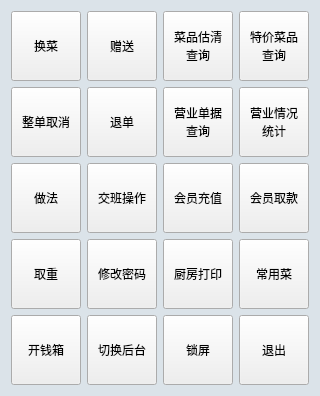
      <widget class="QFrame" name="frame">
       <property name="styleSheet">
        <string notr="true">QFrame{
background:#dbe3e9;border:0px;
}</string>
       </property>
       <property name="frameShape">
        <enum>QFrame::NoFrame</enum>
       </property>
       <property name="frameShadow">
        <enum>QFrame::Plain</enum>
       </property>
       <property name="lineWidth">
        <number>0</number>
       </property>
       <layout class="QGridLayout" name="gridLayout">
        <item row="3" column="0">
         <widget class="QPushButton" name="pushButton_takeweight">
          <property name="sizePolicy">
           <sizepolicy hsizetype="Minimum" vsizetype="Expanding">
            <horstretch>0</horstretch>
            <verstretch>0</verstretch>
           </sizepolicy>
          </property>
          <property name="minimumSize">
           <size>
            <width>70</width>
            <height>70</height>
           </size>
          </property>
          <property name="maximumSize">
           <size>
            <width>70</width>
            <height>70</height>
           </size>
          </property>
          <property name="focusPolicy">
           <enum>Qt::NoFocus</enum>
          </property>
          <property name="styleSheet">
           <string notr="true"/>
          </property>
          <property name="text">
           <string>取重</string>
          </property>
          <property name="outer_stylesheet" stdset="0">
           <string>pushbutton</string>
          </property>
         </widget>
        </item>
        <item row="4" column="0">
         <widget class="QPushButton" name="pushButton_sys_kaiqianxiang">
          <property name="sizePolicy">
           <sizepolicy hsizetype="Expanding" vsizetype="Expanding">
            <horstretch>0</horstretch>
            <verstretch>0</verstretch>
           </sizepolicy>
          </property>
          <property name="minimumSize">
           <size>
            <width>70</width>
            <height>70</height>
           </size>
          </property>
          <property name="maximumSize">
           <size>
            <width>70</width>
            <height>70</height>
           </size>
          </property>
          <property name="font">
           <font>
            <weight>50</weight>
            <bold>false</bold>
           </font>
          </property>
          <property name="focusPolicy">
           <enum>Qt::NoFocus</enum>
          </property>
          <property name="styleSheet">
           <string notr="true"/>
          </property>
          <property name="text">
           <string>开钱箱</string>
          </property>
          <property name="outer_stylesheet" stdset="0">
           <string>pushbutton</string>
          </property>
         </widget>
        </item>
        <item row="0" column="0">
         <widget class="QPushButton" name="pushButton_change">
          <property name="sizePolicy">
           <sizepolicy hsizetype="Expanding" vsizetype="Expanding">
            <horstretch>0</horstretch>
            <verstretch>0</verstretch>
           </sizepolicy>
          </property>
          <property name="minimumSize">
           <size>
            <width>70</width>
            <height>70</height>
           </size>
          </property>
          <property name="maximumSize">
           <size>
            <width>70</width>
            <height>70</height>
           </size>
          </property>
          <property name="font">
           <font>
            <weight>50</weight>
            <bold>false</bold>
           </font>
          </property>
          <property name="focusPolicy">
           <enum>Qt::NoFocus</enum>
          </property>
          <property name="styleSheet">
           <string notr="true"/>
          </property>
          <property name="text">
           <string>换菜</string>
          </property>
          <property name="outer_stylesheet" stdset="0">
           <string>pushbutton</string>
          </property>
         </widget>
        </item>
        <item row="3" column="1">
         <widget class="QPushButton" name="pushButton_sys_xiugaimima">
          <property name="sizePolicy">
           <sizepolicy hsizetype="Expanding" vsizetype="Expanding">
            <horstretch>0</horstretch>
            <verstretch>0</verstretch>
           </sizepolicy>
          </property>
          <property name="minimumSize">
           <size>
            <width>70</width>
            <height>70</height>
           </size>
          </property>
          <property name="maximumSize">
           <size>
            <width>70</width>
            <height>70</height>
           </size>
          </property>
          <property name="font">
           <font>
            <weight>50</weight>
            <bold>false</bold>
           </font>
          </property>
          <property name="focusPolicy">
           <enum>Qt::NoFocus</enum>
          </property>
          <property name="styleSheet">
           <string notr="true"/>
          </property>
          <property name="text">
           <string>修改密码</string>
          </property>
          <property name="outer_stylesheet" stdset="0">
           <string>pushbutton</string>
          </property>
         </widget>
        </item>
        <item row="1" column="1">
         <widget class="QPushButton" name="pushButton_exitbill">
          <property name="sizePolicy">
           <sizepolicy hsizetype="Expanding" vsizetype="Expanding">
            <horstretch>0</horstretch>
            <verstretch>0</verstretch>
           </sizepolicy>
          </property>
          <property name="minimumSize">
           <size>
            <width>70</width>
            <height>70</height>
           </size>
          </property>
          <property name="maximumSize">
           <size>
            <width>70</width>
            <height>70</height>
           </size>
          </property>
          <property name="font">
           <font>
            <weight>50</weight>
            <bold>false</bold>
           </font>
          </property>
          <property name="focusPolicy">
           <enum>Qt::NoFocus</enum>
          </property>
          <property name="styleSheet">
           <string notr="true"/>
          </property>
          <property name="text">
           <string>退单</string>
          </property>
          <property name="outer_stylesheet" stdset="0">
           <string>pushbutton</string>
          </property>
         </widget>
        </item>
        <item row="3" column="3">
         <widget class="QPushButton" name="pushButton_sys_changyongcai">
          <property name="sizePolicy">
           <sizepolicy hsizetype="Expanding" vsizetype="Expanding">
            <horstretch>0</horstretch>
            <verstretch>0</verstretch>
           </sizepolicy>
          </property>
          <property name="minimumSize">
           <size>
            <width>70</width>
            <height>70</height>
           </size>
          </property>
          <property name="maximumSize">
           <size>
            <width>70</width>
            <height>70</height>
           </size>
          </property>
          <property name="font">
           <font>
            <weight>50</weight>
            <bold>false</bold>
           </font>
          </property>
          <property name="focusPolicy">
           <enum>Qt::NoFocus</enum>
          </property>
          <property name="styleSheet">
           <string notr="true"/>
          </property>
          <property name="text">
           <string>常用菜</string>
          </property>
          <property name="outer_stylesheet" stdset="0">
           <string>pushbutton</string>
          </property>
         </widget>
        </item>
        <item row="0" column="2">
         <widget class="QPushButton" name="pushButton_sys_guqing">
          <property name="sizePolicy">
           <sizepolicy hsizetype="Expanding" vsizetype="Expanding">
            <horstretch>0</horstretch>
            <verstretch>0</verstretch>
           </sizepolicy>
          </property>
          <property name="minimumSize">
           <size>
            <width>70</width>
            <height>70</height>
           </size>
          </property>
          <property name="maximumSize">
           <size>
            <width>70</width>
            <height>70</height>
           </size>
          </property>
          <property name="font">
           <font>
            <weight>50</weight>
            <bold>false</bold>
           </font>
          </property>
          <property name="focusPolicy">
           <enum>Qt::NoFocus</enum>
          </property>
          <property name="styleSheet">
           <string notr="true"/>
          </property>
          <property name="text">
           <string>菜品估清
查询</string>
          </property>
          <property name="outer_stylesheet" stdset="0">
           <string>pushbutton</string>
          </property>
         </widget>
        </item>
        <item row="4" column="1">
         <widget class="QPushButton" name="pushButton_sys_jiuloumoshi">
          <property name="sizePolicy">
           <sizepolicy hsizetype="Expanding" vsizetype="Expanding">
            <horstretch>0</horstretch>
            <verstretch>0</verstretch>
           </sizepolicy>
          </property>
          <property name="minimumSize">
           <size>
            <width>70</width>
            <height>70</height>
           </size>
          </property>
          <property name="maximumSize">
           <size>
            <width>70</width>
            <height>70</height>
           </size>
          </property>
          <property name="font">
           <font>
            <weight>50</weight>
            <bold>false</bold>
           </font>
          </property>
          <property name="focusPolicy">
           <enum>Qt::NoFocus</enum>
          </property>
          <property name="styleSheet">
           <string notr="true"/>
          </property>
          <property name="text">
           <string>切换后台</string>
          </property>
          <property name="outer_stylesheet" stdset="0">
           <string>pushbutton</string>
          </property>
         </widget>
        </item>
        <item row="0" column="3">
         <widget class="QPushButton" name="pushButton_sys_tejia">
          <property name="sizePolicy">
           <sizepolicy hsizetype="Expanding" vsizetype="Expanding">
            <horstretch>0</horstretch>
            <verstretch>0</verstretch>
           </sizepolicy>
          </property>
          <property name="minimumSize">
           <size>
            <width>70</width>
            <height>70</height>
           </size>
          </property>
          <property name="maximumSize">
           <size>
            <width>70</width>
            <height>70</height>
           </size>
          </property>
          <property name="font">
           <font>
            <weight>50</weight>
            <bold>false</bold>
           </font>
          </property>
          <property name="focusPolicy">
           <enum>Qt::NoFocus</enum>
          </property>
          <property name="styleSheet">
           <string notr="true"/>
          </property>
          <property name="text">
           <string>特价菜品
查询</string>
          </property>
          <property name="outer_stylesheet" stdset="0">
           <string>pushbutton</string>
          </property>
         </widget>
        </item>
        <item row="4" column="2">
         <widget class="QPushButton" name="pushButton_sys_suoping">
          <property name="sizePolicy">
           <sizepolicy hsizetype="Expanding" vsizetype="Expanding">
            <horstretch>0</horstretch>
            <verstretch>0</verstretch>
           </sizepolicy>
          </property>
          <property name="minimumSize">
           <size>
            <width>70</width>
            <height>70</height>
           </size>
          </property>
          <property name="maximumSize">
           <size>
            <width>70</width>
            <height>70</height>
           </size>
          </property>
          <property name="font">
           <font>
            <weight>50</weight>
            <bold>false</bold>
           </font>
          </property>
          <property name="focusPolicy">
           <enum>Qt::NoFocus</enum>
          </property>
          <property name="styleSheet">
           <string notr="true"/>
          </property>
          <property name="text">
           <string>锁屏</string>
          </property>
          <property name="outer_stylesheet" stdset="0">
           <string>pushbutton</string>
          </property>
         </widget>
        </item>
        <item row="0" column="1">
         <widget class="QPushButton" name="pushButton_present">
          <property name="sizePolicy">
           <sizepolicy hsizetype="Expanding" vsizetype="Expanding">
            <horstretch>0</horstretch>
            <verstretch>0</verstretch>
           </sizepolicy>
          </property>
          <property name="minimumSize">
           <size>
            <width>70</width>
            <height>70</height>
           </size>
          </property>
          <property name="maximumSize">
           <size>
            <width>70</width>
            <height>70</height>
           </size>
          </property>
          <property name="font">
           <font>
            <weight>50</weight>
            <bold>false</bold>
           </font>
          </property>
          <property name="focusPolicy">
           <enum>Qt::NoFocus</enum>
          </property>
          <property name="styleSheet">
           <string notr="true"/>
          </property>
          <property name="text">
           <string>赠送</string>
          </property>
          <property name="outer_stylesheet" stdset="0">
           <string>pushbutton</string>
          </property>
         </widget>
        </item>
        <item row="1" column="3">
         <widget class="QPushButton" name="pushButton_sys_yingyeqingkuang">
          <property name="sizePolicy">
           <sizepolicy hsizetype="Expanding" vsizetype="Expanding">
            <horstretch>0</horstretch>
            <verstretch>0</verstretch>
           </sizepolicy>
          </property>
          <property name="minimumSize">
           <size>
            <width>70</width>
            <height>70</height>
           </size>
          </property>
          <property name="maximumSize">
           <size>
            <width>70</width>
            <height>70</height>
           </size>
          </property>
          <property name="font">
           <font>
            <weight>50</weight>
            <bold>false</bold>
           </font>
          </property>
          <property name="focusPolicy">
           <enum>Qt::NoFocus</enum>
          </property>
          <property name="styleSheet">
           <string notr="true">p</string>
          </property>
          <property name="text">
           <string>营业情况
统计</string>
          </property>
          <property name="outer_stylesheet" stdset="0">
           <string>pushbutton</string>
          </property>
         </widget>
        </item>
        <item row="4" column="3">
         <widget class="QPushButton" name="pushButton_tuichu">
          <property name="sizePolicy">
           <sizepolicy hsizetype="Expanding" vsizetype="Expanding">
            <horstretch>0</horstretch>
            <verstretch>0</verstretch>
           </sizepolicy>
          </property>
          <property name="minimumSize">
           <size>
            <width>70</width>
            <height>70</height>
           </size>
          </property>
          <property name="maximumSize">
           <size>
            <width>70</width>
            <height>70</height>
           </size>
          </property>
          <property name="font">
           <font>
            <weight>50</weight>
            <bold>false</bold>
           </font>
          </property>
          <property name="focusPolicy">
           <enum>Qt::NoFocus</enum>
          </property>
          <property name="styleSheet">
           <string notr="true"/>
          </property>
          <property name="text">
           <string>退出</string>
          </property>
          <property name="outer_stylesheet" stdset="0">
           <string>pushbutton</string>
          </property>
         </widget>
        </item>
        <item row="1" column="2">
         <widget class="QPushButton" name="pushButton_sys_yingyedanju">
          <property name="sizePolicy">
           <sizepolicy hsizetype="Expanding" vsizetype="Expanding">
            <horstretch>0</horstretch>
            <verstretch>0</verstretch>
           </sizepolicy>
          </property>
          <property name="minimumSize">
           <size>
            <width>70</width>
            <height>70</height>
           </size>
          </property>
          <property name="maximumSize">
           <size>
            <width>70</width>
            <height>70</height>
           </size>
          </property>
          <property name="font">
           <font>
            <weight>50</weight>
            <bold>false</bold>
           </font>
          </property>
          <property name="focusPolicy">
           <enum>Qt::NoFocus</enum>
          </property>
          <property name="styleSheet">
           <string notr="true"/>
          </property>
          <property name="text">
           <string>营业单据
查询</string>
          </property>
          <property name="outer_stylesheet" stdset="0">
           <string>pushbutton</string>
          </property>
         </widget>
        </item>
        <item row="3" column="2">
         <widget class="QPushButton" name="pushButton_sys_chufangdaying">
          <property name="sizePolicy">
           <sizepolicy hsizetype="Expanding" vsizetype="Expanding">
            <horstretch>0</horstretch>
            <verstretch>0</verstretch>
           </sizepolicy>
          </property>
          <property name="minimumSize">
           <size>
            <width>70</width>
            <height>70</height>
           </size>
          </property>
          <property name="maximumSize">
           <size>
            <width>70</width>
            <height>70</height>
           </size>
          </property>
          <property name="font">
           <font>
            <weight>50</weight>
            <bold>false</bold>
           </font>
          </property>
          <property name="focusPolicy">
           <enum>Qt::NoFocus</enum>
          </property>
          <property name="styleSheet">
           <string notr="true"/>
          </property>
          <property name="text">
           <string>厨房打印</string>
          </property>
          <property name="outer_stylesheet" stdset="0">
           <string>pushbutton</string>
          </property>
         </widget>
        </item>
        <item row="1" column="0">
         <widget class="QPushButton" name="pushButton_allbillcancel">
          <property name="sizePolicy">
           <sizepolicy hsizetype="Expanding" vsizetype="Expanding">
            <horstretch>0</horstretch>
            <verstretch>0</verstretch>
           </sizepolicy>
          </property>
          <property name="minimumSize">
           <size>
            <width>70</width>
            <height>70</height>
           </size>
          </property>
          <property name="maximumSize">
           <size>
            <width>70</width>
            <height>70</height>
           </size>
          </property>
          <property name="font">
           <font>
            <weight>50</weight>
            <bold>false</bold>
           </font>
          </property>
          <property name="focusPolicy">
           <enum>Qt::NoFocus</enum>
          </property>
          <property name="styleSheet">
           <string notr="true"/>
          </property>
          <property name="text">
           <string>整单取消</string>
          </property>
          <property name="outer_stylesheet" stdset="0">
           <string>pushbutton</string>
          </property>
         </widget>
        </item>
        <item row="2" column="0">
         <widget class="QPushButton" name="pushButton_specialcook">
          <property name="sizePolicy">
           <sizepolicy hsizetype="Expanding" vsizetype="Expanding">
            <horstretch>0</horstretch>
            <verstretch>0</verstretch>
           </sizepolicy>
          </property>
          <property name="minimumSize">
           <size>
            <width>70</width>
            <height>70</height>
           </size>
          </property>
          <property name="maximumSize">
           <size>
            <width>70</width>
            <height>70</height>
           </size>
          </property>
          <property name="font">
           <font>
            <weight>50</weight>
            <bold>false</bold>
           </font>
          </property>
          <property name="focusPolicy">
           <enum>Qt::NoFocus</enum>
          </property>
          <property name="styleSheet">
           <string notr="true"/>
          </property>
          <property name="text">
           <string>做法</string>
          </property>
          <property name="outer_stylesheet" stdset="0">
           <string>pushbutton</string>
          </property>
         </widget>
        </item>
        <item row="2" column="1">
         <widget class="QPushButton" name="pushButton_sys_jiaoban">
          <property name="sizePolicy">
           <sizepolicy hsizetype="Expanding" vsizetype="Expanding">
            <horstretch>0</horstretch>
            <verstretch>0</verstretch>
           </sizepolicy>
          </property>
          <property name="minimumSize">
           <size>
            <width>70</width>
            <height>70</height>
           </size>
          </property>
          <property name="maximumSize">
           <size>
            <width>70</width>
            <height>70</height>
           </size>
          </property>
          <property name="font">
           <font>
            <weight>50</weight>
            <bold>false</bold>
           </font>
          </property>
          <property name="focusPolicy">
           <enum>Qt::NoFocus</enum>
          </property>
          <property name="styleSheet">
           <string notr="true"/>
          </property>
          <property name="text">
           <string>交班操作</string>
          </property>
          <property name="outer_stylesheet" stdset="0">
           <string>pushbutton</string>
          </property>
         </widget>
        </item>
        <item row="2" column="2">
         <widget class="QPushButton" name="pushButton_sys_chongzhi">
          <property name="sizePolicy">
           <sizepolicy hsizetype="Expanding" vsizetype="Expanding">
            <horstretch>0</horstretch>
            <verstretch>0</verstretch>
           </sizepolicy>
          </property>
          <property name="minimumSize">
           <size>
            <width>70</width>
            <height>70</height>
           </size>
          </property>
          <property name="maximumSize">
           <size>
            <width>70</width>
            <height>70</height>
           </size>
          </property>
          <property name="font">
           <font>
            <weight>50</weight>
            <bold>false</bold>
           </font>
          </property>
          <property name="focusPolicy">
           <enum>Qt::NoFocus</enum>
          </property>
          <property name="styleSheet">
           <string notr="true"/>
          </property>
          <property name="text">
           <string>会员充值</string>
          </property>
          <property name="outer_stylesheet" stdset="0">
           <string>pushbutton</string>
          </property>
         </widget>
        </item>
        <item row="2" column="3">
         <widget class="QPushButton" name="pushButton_sys_qukuan">
          <property name="sizePolicy">
           <sizepolicy hsizetype="Expanding" vsizetype="Expanding">
            <horstretch>0</horstretch>
            <verstretch>0</verstretch>
           </sizepolicy>
          </property>
          <property name="minimumSize">
           <size>
            <width>70</width>
            <height>70</height>
           </size>
          </property>
          <property name="maximumSize">
           <size>
            <width>70</width>
            <height>70</height>
           </size>
          </property>
          <property name="font">
           <font>
            <weight>50</weight>
            <bold>false</bold>
           </font>
          </property>
          <property name="focusPolicy">
           <enum>Qt::NoFocus</enum>
          </property>
          <property name="styleSheet">
           <string notr="true"/>
          </property>
          <property name="text">
           <string>会员取款</string>
          </property>
          <property name="outer_stylesheet" stdset="0">
           <string>pushbutton</string>
          </property>
         </widget>
        </item>
       </layout>
      </widget>
